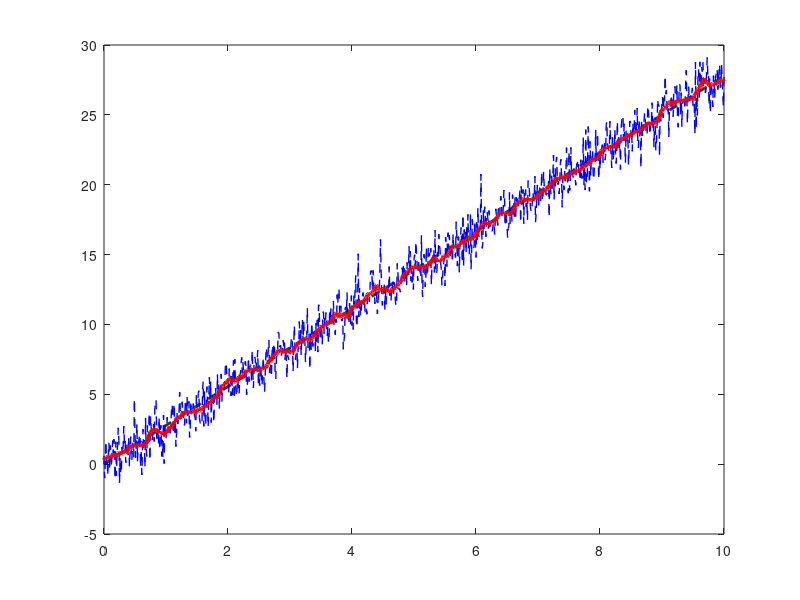

Reproduce this figure in MATLAB.
dt=0.01
t=0:dt:10

real_speed=linspace(0,100/3.6,length(t))
%generates a linearly spaced vector from start to end using num_points elements.

noise=randn(size(t))
%generates a vector of random numbers the same size as t, drawn from a normal (Gaussian) distribution.

speed=real_speed+noise 

%% 
window_size=20
filtered_speed=movmean(speed,window_size)

figure;
plot(t,real_speed,'k--','LineWidth',2) ;hold on ;
plot(t,speed,'b--','LineWidth',1) ;hold on;
plot(t,filtered_speed,'r-','LineWidth',3) ;hold on ;

